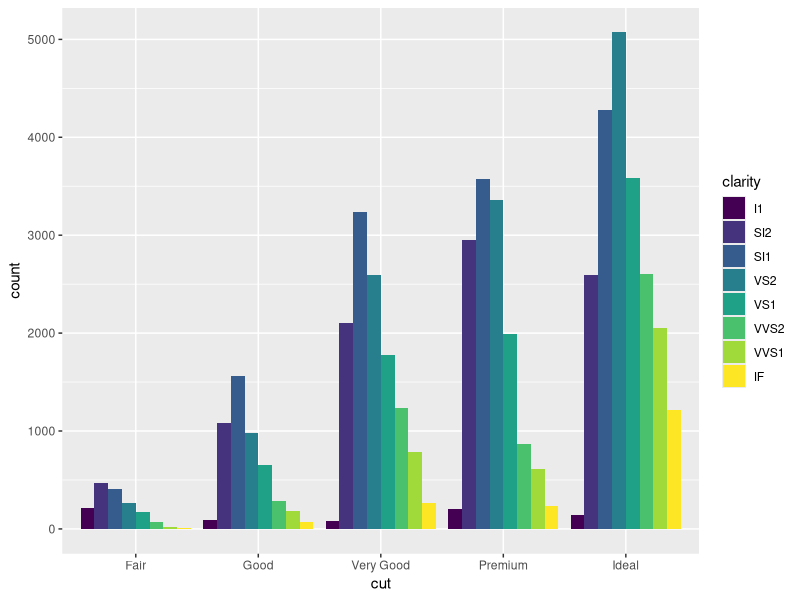

The R script that drew this image:
library(ggplot2)

#1. Data
#2. Mappings
#3. geo function

p <- ggplot(data = diamonds, aes(x = cut, fill = clarity)) +
  geom_bar(position = "dodge")


p